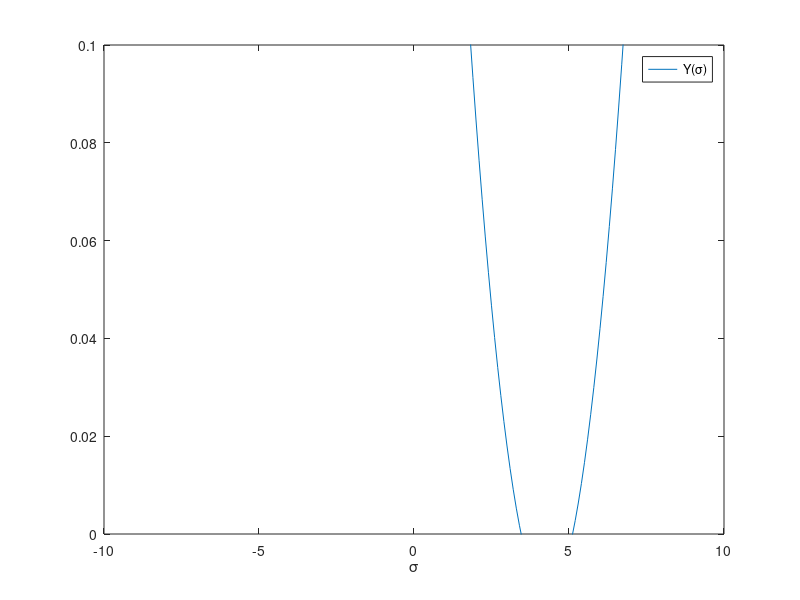

Write MATLAB code to recreate this figure.
% A4SPHLSIPIS

% Spherical Aberration. The pi-sigma equation
% We assume n=1.5 and compare the cases of real and virtual images.
function A4SPHLSIPIS;
% 1. Image for f = 10, and xo to the left of focal point, LSA may not be eliminated
global ro f pi n;
r1 = 10;
r2 = -10;
n = 1.5;
ro = 4;
xo = 4;

f = 1/((n-1)*(1/r1-1/r2))   % f = 10
xi = 1/(1/f+1/xo)           % xi = 2.857

% 2. Definitions
% Definition: Sigma = (r2-r1)/(r2+r1)
Sigma = (-10:0.1:10);

% 3. pi-Sigma Equation
pi = (xi+xo)/(xi-xo)       % pi = -6



figure(1);
plot(Sigma,Y(Sigma));
axis([-10 10 0 0.1]);
xlabel('\sigma');
legend('Y(\sigma)');
% 4. Minimum value of Y(?)
% The value of Y(?) at the minimum is obtained by differentiation and equating equal to 0.
% The result is
Sigmamin = -B(n)*(pi/(2*A(n)))  % Sigmamin = 4.286

% Calculation of the corresponding value of Y(Sigmamin)
Ymin = Y(Sigmamin)     % Ymin = -0.013



function Out=A(n)
Out = (n+2)./(8*n.*((n-1).^2));

function Out=B(n)
Out = (n+1)./(2*n.*(n-1));

function Out=C(n)
Out = (3*n+2)./(8*n);

function Out=D(n)
Out = (n.^2)./(8*((n-1).^2));

function Out=Y(Sigma)
global ro f pi n;
Out = ((ro^2)/(f^3))*(A(n)*(Sigma.^2)+B(n)*Sigma*pi+C(n)*(pi^2)+D(n));

